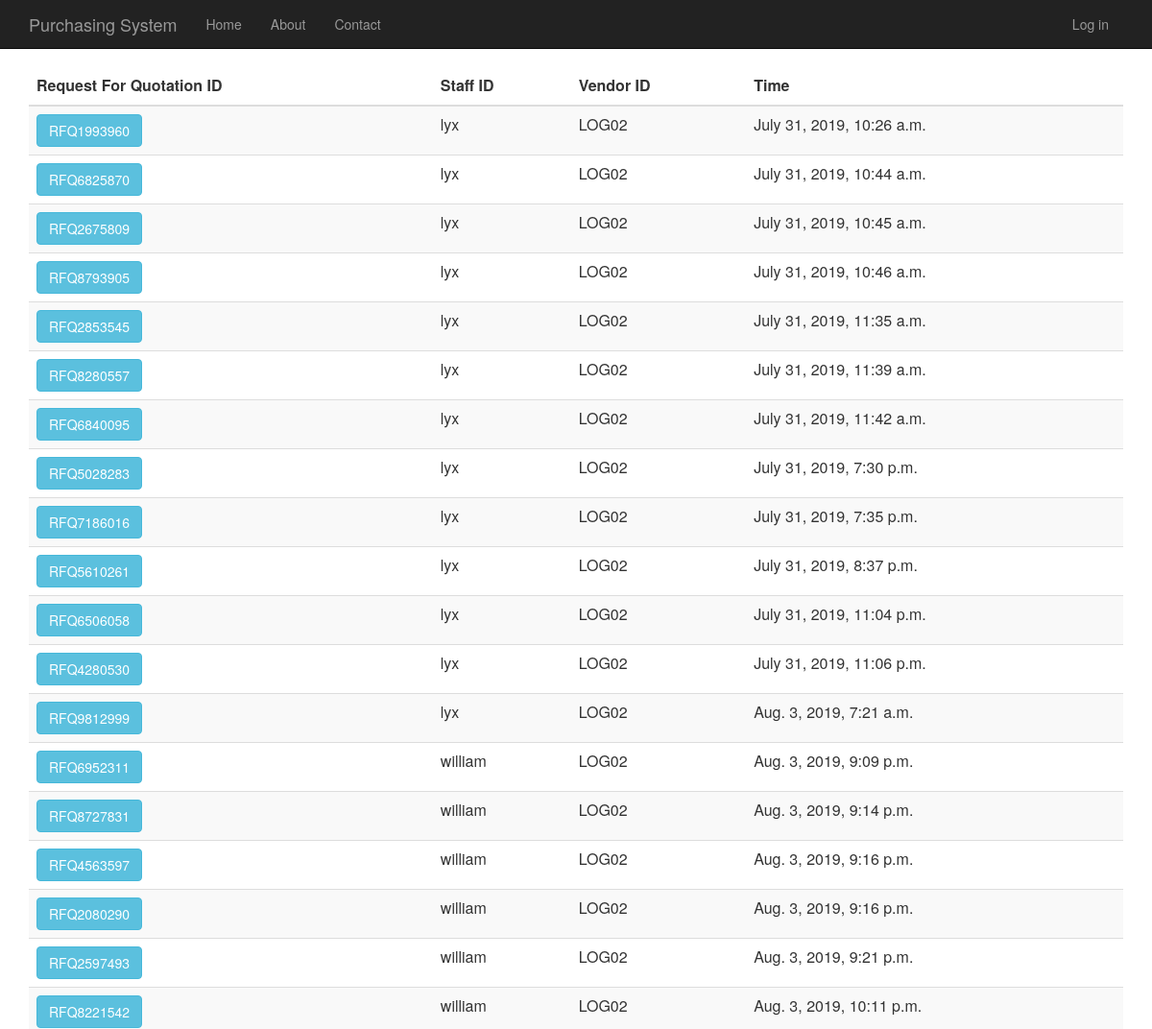
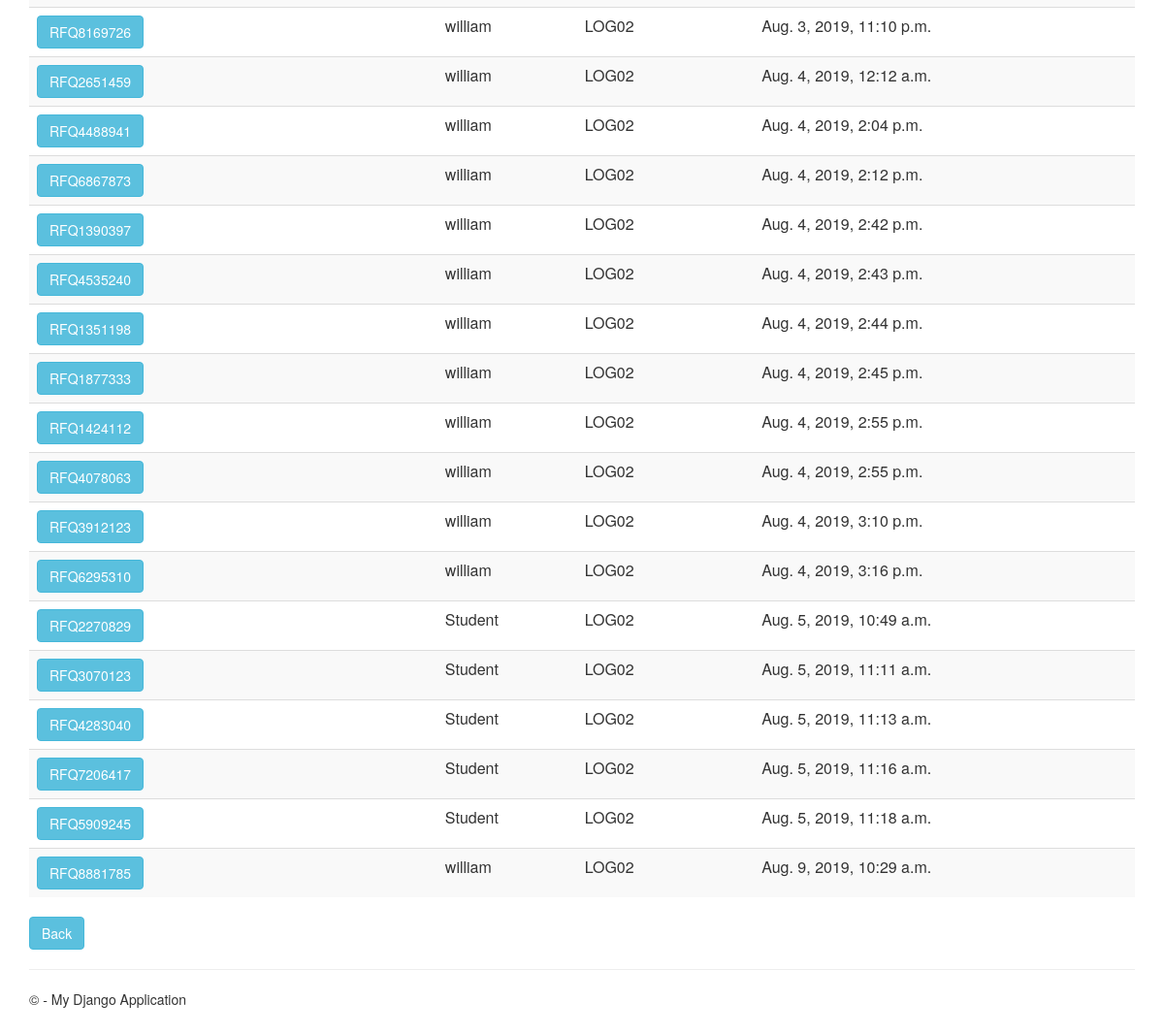
Page /requestforquotationhistory on the committed database (2 pictures, top to bottom).
### RequestForQuotation/models.py (models this page shows, shortened)
class RequestForQuotation(models.Model):
    request_for_quotation_id = models.CharField(primary_key=True, max_length=10)
    time_created = models.DateTimeField()
    description = models.TextField(null=True,default=None, blank=True)
    total_price = models.DecimalField(max_digits=10, decimal_places=2, default=Decimal('0.00'))
    person_id = models.ForeignKey(Person, on_delete = models.CASCADE)
    vendor_id = models.ForeignKey(Vendor, on_delete = models.CASCADE)
    purchase_requisition_id = models.ForeignKey(PurchaseRequisition, on_delete = models.CASCADE)

### app/models.py (models this page shows, shortened)
class Person(models.Model):
    user_id = models.OneToOneField(User)
    person_id = models.CharField(primary_key=True, max_length=10)
    person_name = models.TextField()
    person_address = models.TextField()
    person_phone_number = models.TextField()
    person_role = models.TextField(default = 'MANAGER')

class Vendor(models.Model):
    vendor_id = models.CharField(primary_key=True, max_length=10)
    vendor_name = models.TextField()
    vendor_phone_number = models.TextField()
    vendor_address = models.TextField()
    vendor_email = models.TextField()
    def __str__(self):
        return str(self.vendor_id)

### RequestForQuotation/views.py (the view)
# urls.py: url(r'^requestforquotationhistory', RequestForQuotation.views.requestforquotationhistory, name="request_of_quotation_history"),
def requestforquotationhistory(request):
    request_for_quotations = RequestForQuotation.objects.all()
    context = {
            'title':'Request For Quotation History',
            'rows':request_for_quotations
        }
    return render(request,'RequestForQuotation/requestforquotationhistory.html',context)

### RequestForQuotation/templates/RequestForQuotation/requestforquotationhistory.html
﻿{% extends "app/layout.html" %}
{% block content %}
<div class="purchaseorderhistory margintop">
    <form action="requestforquotationhistorydetails" method="GET">
        <table class="table table-striped margintop">
          <thead>
            <tr>
              <th scope="col">Request For Quotation ID</th>
              <th scope="col">Staff ID</th>
              <th scope="col">Vendor ID</th>
              <th scope="col">Time</th>
            </tr>
          </thead>
          <tbody>
              {% for r in rows %}
            <tr>
                 <td><button type="submit" name ="roq_id" value="{{r.request_for_quotation_id}}" class="btn btn-info" >{{r.request_for_quotation_id}}</button></td>
                 <td>{{r.person_id.person_id}}</td>
                 <td>{{r.vendor_id}}</td>
                 <td>{{r.time_created}}</td>
            </tr>
              {% endfor %}
          </tbody>
        </table>
    </form>
       <form action="menu">
        <div class="margintop">
            <button type="submit" class="btn btn-info" >Back</button>
        </div>
    </form>
</div>
{% endblock %}

### app/static/app/content/site.css (style rules this page uses)
body { padding-top: 50px; padding-bottom: 20px; }

### rows in the picture
RequestForQuotation: request_for_quotation_id "RFQ1993960", person_id.person_id "lyx", vendor_id "LOG02", time_created "July 31, 2019, 10:26 a.m."
RequestForQuotation: request_for_quotation_id "RFQ6825870", person_id.person_id "lyx", vendor_id "LOG02", time_created "July 31, 2019, 10:44 a.m."
RequestForQuotation: request_for_quotation_id "RFQ2675809", person_id.person_id "lyx", vendor_id "LOG02", time_created "July 31, 2019, 10:45 a.m."
RequestForQuotation: request_for_quotation_id "RFQ8793905", person_id.person_id "lyx", vendor_id "LOG02", time_created "July 31, 2019, 10:46 a.m."
RequestForQuotation: request_for_quotation_id "RFQ2853545", person_id.person_id "lyx", vendor_id "LOG02", time_created "July 31, 2019, 11:35 a.m."
RequestForQuotation: request_for_quotation_id "RFQ8280557", person_id.person_id "lyx", vendor_id "LOG02", time_created "July 31, 2019, 11:39 a.m."
RequestForQuotation: request_for_quotation_id "RFQ6840095", person_id.person_id "lyx", vendor_id "LOG02", time_created "July 31, 2019, 11:42 a.m."
RequestForQuotation: request_for_quotation_id "RFQ5028283", person_id.person_id "lyx", vendor_id "LOG02", time_created "July 31, 2019, 7:30 p.m."
RequestForQuotation: request_for_quotation_id "RFQ7186016", person_id.person_id "lyx", vendor_id "LOG02", time_created "July 31, 2019, 7:35 p.m."
RequestForQuotation: request_for_quotation_id "RFQ5610261", person_id.person_id "lyx", vendor_id "LOG02", time_created "July 31, 2019, 8:37 p.m."
RequestForQuotation: request_for_quotation_id "RFQ6506058", person_id.person_id "lyx", vendor_id "LOG02", time_created "July 31, 2019, 11:04 p.m."
RequestForQuotation: request_for_quotation_id "RFQ4280530", person_id.person_id "lyx", vendor_id "LOG02", time_created "July 31, 2019, 11:06 p.m."
RequestForQuotation: request_for_quotation_id "RFQ9812999", person_id.person_id "lyx", vendor_id "LOG02", time_created "Aug. 3, 2019, 7:21 a.m."
RequestForQuotation: request_for_quotation_id "RFQ6952311", person_id.person_id "william", vendor_id "LOG02", time_created "Aug. 3, 2019, 9:09 p.m."
RequestForQuotation: request_for_quotation_id "RFQ8727831", person_id.person_id "william", vendor_id "LOG02", time_created "Aug. 3, 2019, 9:14 p.m."
RequestForQuotation: request_for_quotation_id "RFQ4563597", person_id.person_id "william", vendor_id "LOG02", time_created "Aug. 3, 2019, 9:16 p.m."
RequestForQuotation: request_for_quotation_id "RFQ2080290", person_id.person_id "william", vendor_id "LOG02", time_created "Aug. 3, 2019, 9:16 p.m."
RequestForQuotation: request_for_quotation_id "RFQ2597493", person_id.person_id "william", vendor_id "LOG02", time_created "Aug. 3, 2019, 9:21 p.m."
RequestForQuotation: request_for_quotation_id "RFQ8221542", person_id.person_id "william", vendor_id "LOG02", time_created "Aug. 3, 2019, 10:11 p.m."
RequestForQuotation: request_for_quotation_id "RFQ8169726", person_id.person_id "william", vendor_id "LOG02", time_created "Aug. 3, 2019, 11:10 p.m."
RequestForQuotation: request_for_quotation_id "RFQ2651459", person_id.person_id "william", vendor_id "LOG02", time_created "Aug. 4, 2019, 12:12 a.m."
RequestForQuotation: request_for_quotation_id "RFQ4488941", person_id.person_id "william", vendor_id "LOG02", time_created "Aug. 4, 2019, 2:04 p.m."
RequestForQuotation: request_for_quotation_id "RFQ6867873", person_id.person_id "william", vendor_id "LOG02", time_created "Aug. 4, 2019, 2:12 p.m."
RequestForQuotation: request_for_quotation_id "RFQ1390397", person_id.person_id "william", vendor_id "LOG02", time_created "Aug. 4, 2019, 2:42 p.m."
RequestForQuotation: request_for_quotation_id "RFQ4535240", person_id.person_id "william", vendor_id "LOG02", time_created "Aug. 4, 2019, 2:43 p.m."
RequestForQuotation: request_for_quotation_id "RFQ1351198", person_id.person_id "william", vendor_id "LOG02", time_created "Aug. 4, 2019, 2:44 p.m."
RequestForQuotation: request_for_quotation_id "RFQ1877333", person_id.person_id "william", vendor_id "LOG02", time_created "Aug. 4, 2019, 2:45 p.m."
RequestForQuotation: request_for_quotation_id "RFQ1424112", person_id.person_id "william", vendor_id "LOG02", time_created "Aug. 4, 2019, 2:55 p.m."
RequestForQuotation: request_for_quotation_id "RFQ4078063", person_id.person_id "william", vendor_id "LOG02", time_created "Aug. 4, 2019, 2:55 p.m."
RequestForQuotation: request_for_quotation_id "RFQ3912123", person_id.person_id "william", vendor_id "LOG02", time_created "Aug. 4, 2019, 3:10 p.m."
RequestForQuotation: request_for_quotation_id "RFQ6295310", person_id.person_id "william", vendor_id "LOG02", time_created "Aug. 4, 2019, 3:16 p.m."
RequestForQuotation: request_for_quotation_id "RFQ2270829", person_id.person_id "Student", vendor_id "LOG02", time_created "Aug. 5, 2019, 10:49 a.m."
RequestForQuotation: request_for_quotation_id "RFQ3070123", person_id.person_id "Student", vendor_id "LOG02", time_created "Aug. 5, 2019, 11:11 a.m."
RequestForQuotation: request_for_quotation_id "RFQ4283040", person_id.person_id "Student", vendor_id "LOG02", time_created "Aug. 5, 2019, 11:13 a.m."
RequestForQuotation: request_for_quotation_id "RFQ7206417", person_id.person_id "Student", vendor_id "LOG02", time_created "Aug. 5, 2019, 11:16 a.m."
RequestForQuotation: request_for_quotation_id "RFQ5909245", person_id.person_id "Student", vendor_id "LOG02", time_created "Aug. 5, 2019, 11:18 a.m."
RequestForQuotation: request_for_quotation_id "RFQ8881785", person_id.person_id "william", vendor_id "LOG02", time_created "Aug. 9, 2019, 10:29 a.m."
